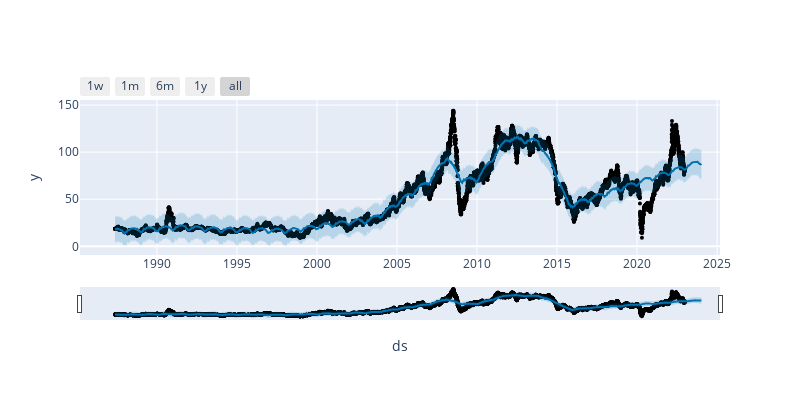

Here is the notebook cell this chart was saved with:
### Code cell
plot_plotly(m, forecast, figsize=(800, 400))

### Figure 1 — Plotly figure (JSON) as saved in the notebook; plotly's stock layout.template omitted (floating-point values rounded to 4 significant figures; data arrays with more than 128 entries replaced by an {"elided": "..."} marker saying what was removed)
{"data": [{"marker": {"color": "black", "size": 4}, "mode": "markers", "name": "Actual", "type": "scatter", "x": {"elided": "10826 str values"}, "y": {"elided": "10826 float values"}}, {"hoverinfo": "skip", "line": {"width": 0}, "mode": "lines", "type": "scatter", "x": {"elided": "11092 str values"}, "y": {"elided": "11092 float values"}}, {"fill": "tonexty", "fillcolor": "rgba(0, 114, 178, 0.2)", "line": {"color": "#0072B2", "width": 2}, "mode": "lines", "name": "Predicted", "type": "scatter", "x": {"elided": "11092 str values"}, "y": {"elided": "11092 float values"}}, {"fill": "tonexty", "fillcolor": "rgba(0, 114, 178, 0.2)", "hoverinfo": "skip", "line": {"width": 0}, "mode": "lines", "type": "scatter", "x": {"elided": "11092 str values"}, "y": {"elided": "11092 float values"}}], "layout": {"height": 400, "showlegend": false, "width": 800, "xaxis": {"rangeselector": {"buttons": [{"count": 7, "label": "1w", "step": "day", "stepmode": "backward"}, {"count": 1, "label": "1m", "step": "month", "stepmode": "backward"}, {"count": 6, "label": "6m", "step": "month", "stepmode": "backward"}, {"count": 1, "label": "1y", "step": "year", "stepmode": "backward"}, {"step": "all"}]}, "rangeslider": {"visible": true}, "title": {"text": "ds"}, "type": "date"}, "yaxis": {"title": {"text": "y"}}}}
